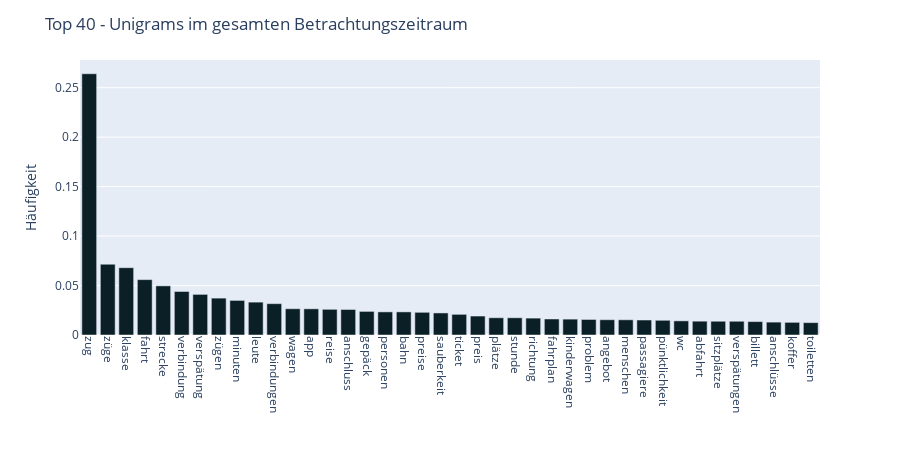

Here is the notebook cell this chart was saved with:
### Code cell
import plotly.express as px
import plotly.io as pio

fig = px.bar(unigrams.sort_values('count_relative', ascending=False),
    y='count_relative', 
    x='word',
    opacity = 1,
    color_discrete_sequence =color_discrete_sequence
                 )

fig.update_layout(
    title="Top 40 - Unigrams im gesamten Betrachtungszeitraum",
    xaxis_title='',
    yaxis_title='Häufigkeit',
    xaxis=dict(tickangle=90),
    width=900, 
    height=450,
    legend_title="")

fig.show()

pio.write_image(fig,"../../exports/images/fig-Unigrams-Substantive-"+label_plots+"-barchart.svg") #save fig as svg

### Figure 1 — Plotly figure (JSON) as saved in the notebook; plotly's stock layout.template omitted (floating-point values rounded to 4 significant figures)
{"data": [{"alignmentgroup": "True", "hovertemplate": "word=%{x}<br>count_relative=%{y}<extra></extra>", "legendgroup": "", "marker": {"color": "#0B1F26", "opacity": 1, "pattern": {"shape": ""}}, "name": "", "offsetgroup": "", "orientation": "v", "showlegend": false, "textposition": "auto", "type": "bar", "x": ["zug", "züge", "klasse", "fahrt", "strecke", "verbindung", "verspätung", "zügen", "minuten", "leute", "verbindungen", "wagen", "app", "reise", "anschluss", "gepäck", "personen", "bahn", "preise", "sauberkeit", "ticket", "preis", "plätze", "stunde", "richtung", "fahrplan", "kinderwagen", "problem", "angebot", "menschen", "passagiere", "pünktlichkeit", "wc", "abfahrt", "sitzplätze", "verspätungen", "billett", "anschlüsse", "koffer", "toiletten"], "xaxis": "x", "y": [0.2641, 0.07154, 0.06804, 0.05596, 0.0497, 0.04398, 0.04106, 0.03728, 0.03497, 0.03323, 0.03167, 0.02654, 0.02647, 0.02597, 0.0258, 0.02386, 0.02337, 0.02336, 0.02294, 0.02229, 0.02089, 0.01916, 0.01742, 0.01741, 0.01706, 0.01619, 0.01604, 0.01571, 0.01543, 0.01537, 0.01514, 0.01487, 0.0143, 0.01397, 0.01391, 0.01388, 0.01355, 0.01302, 0.01279, 0.0125], "yaxis": "y"}], "layout": {"barmode": "relative", "height": 450, "legend": {"title": {"text": ""}, "tracegroupgap": 0}, "margin": {"t": 60}, "title": {"text": "Top 40 - Unigrams im gesamten Betrachtungszeitraum"}, "width": 900, "xaxis": {"anchor": "y", "domain": [0, 1], "tickangle": 90, "title": {"text": ""}}, "yaxis": {"anchor": "x", "domain": [0, 1], "title": {"text": "Häufigkeit"}}}}
